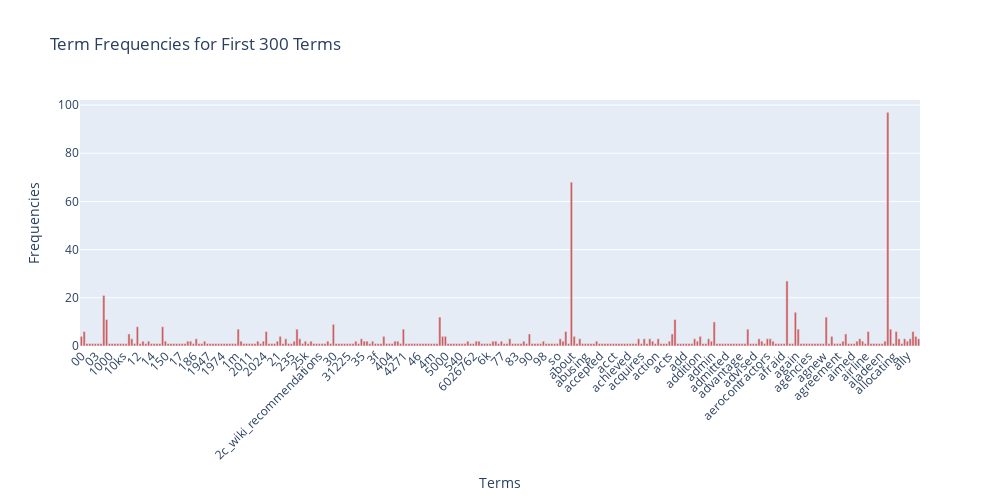

The cell this chart's notebook holds for it:
### Code cell
#excercise 12:
import plotly.graph_objects as go
terms = count_vect.get_feature_names_out()[:300]
frequencies = term_frequencies[:300]
fig = go.Figure(data=[go.Bar(x=terms, 
                             y=frequencies,
                             marker_color='indianred')])
fig.update_layout(title='Term Frequencies for First 300 Terms',
                  xaxis_title='Terms',
                  yaxis_title='Frequencies',
                  xaxis_tickangle=-45,
                  width=1000, height=500)
fig.show()

### Figure 1 — Plotly figure (JSON) as saved in the notebook; plotly's stock layout.template omitted (floating-point values rounded to 4 significant figures; data arrays with more than 128 entries replaced by an {"elided": "..."} marker saying what was removed)
{"data": [{"marker": {"color": "indianred"}, "type": "bar", "x": {"elided": "300 str values"}, "y": {"elided": "300 int values"}}], "layout": {"height": 500, "title": {"text": "Term Frequencies for First 300 Terms"}, "width": 1000, "xaxis": {"tickangle": -45, "title": {"text": "Terms"}}, "yaxis": {"title": {"text": "Frequencies"}}}}
